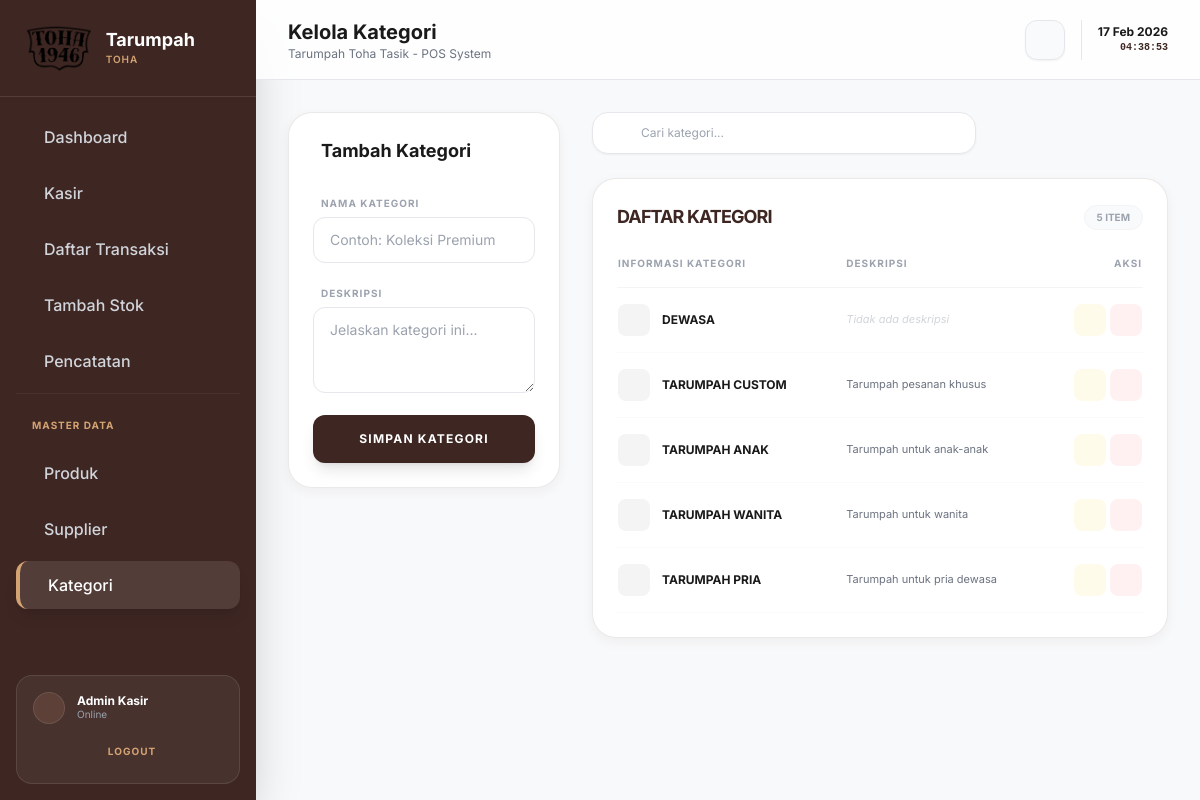
The app's page /?page=kategori with its own data.
### tables this page shows
CREATE TABLE `kategori` (
  `id_kategori` int NOT NULL,
  `nama_kategori` varchar(100) NOT NULL,
  `deskripsi` text
);

### includes/config.php (called while the page is built, shortened)
<?php
$host = "localhost";
$user = "root";
$pass = "";
$db   = "db-tarumpah-toha";
$conn = mysqli_connect($host, $user, $pass, $db);
mysqli_query($conn, "SET time_zone = '+07:00'");
function query($query) {
    global $conn;
    $result = mysqli_query($conn, $query);
    $rows = [];
    if ($result) {
        while ($row = mysqli_fetch_assoc($result)) {
            $rows[] = $row;
        }
    }
    return $rows;
}
?>

### views/kategori.php (the view, shortened to what this page needs)
<?php
$edit_data = null;
$all_categories = query("SELECT * FROM kategori ORDER BY id_kategori DESC");
?>
<div class="space-y-8">
    <div class="grid grid-cols-1 lg:grid-cols-3 gap-8">
        <div class="card-gradient rounded-3xl p-6 h-fit sticky top-28">
            <div class="flex items-center justify-between mb-6">
                <h3 class="text-lg font-bold flex items-center gap-2">
                    <?php echo $edit_data ? 'Edit Kategori' : 'Tambah Kategori'; ?>
                </h3>
            </div>
            <form method="POST" class="space-y-4">
                <div class="space-y-1">
                    <label class="text-[10px] text-gray-400 uppercase font-bold tracking-widest pl-2">Nama Kategori</label>
                    <input type="text" name="nama_kategori" required value="<?php echo $edit_data ? $edit_data['nama_kategori'] : ''; ?>" placeholder="Contoh: Koleksi Premium" class="w-full bg-white border border-gray-200 rounded-xl py-3 px-4 text-sm focus:outline-none focus:border-[#3e2723]">
                </div>
                <div class="space-y-1">
                    <label class="text-[10px] text-gray-400 uppercase font-bold tracking-widest pl-2">Deskripsi</label>
                    <textarea name="deskripsi" rows="3" class="w-full bg-white border border-gray-200 rounded-xl py-3 px-4 text-sm focus:outline-none focus:border-[#3e2723]" placeholder="Jelaskan kategori ini..."><?php echo $edit_data ? $edit_data['deskripsi'] : ''; ?></textarea>
                </div>
                <button type="submit" class="w-full btn-primary py-4 rounded-xl font-bold uppercase tracking-widest text-xs mt-2 shadow-lg">
                    <?php echo $edit_data ? 'UPDATE KATEGORI' : 'SIMPAN KATEGORI'; ?>
                </button>
            </form>
        </div>
        <div class="lg:col-span-2 space-y-6">
            <div class="relative w-full max-w-sm">
                <input type="text" id="search_kategori" placeholder="Cari kategori..." class="w-full bg-white border border-gray-200 rounded-2xl py-3 pl-12 pr-4 text-xs focus:outline-none focus:border-[#3e2723] transition-all text-[#1a1a1a] shadow-sm">
            </div>
            <div class="card-gradient rounded-3xl p-6">
                <div class="flex items-center justify-between mb-6">
                    <h3 class="text-lg font-bold uppercase tracking-tighter text-[#3e2723]">Daftar Kategori</h3>
                    <span class="text-[10px] font-bold text-gray-400 bg-gray-50 px-3 py-1 rounded-full border border-gray-100"><?php echo count($all_categories); ?> ITEM</span>
                </div>
                <div class="overflow-x-auto">
                    <table class="w-full text-left">
                        <thead>
                            <tr class="text-[10px] text-gray-400 uppercase tracking-widest border-b border-gray-100">
                                <th class="pb-4">Informasi Kategori</th>
                                <th class="pb-4">Deskripsi</th>
                                <th class="pb-4 text-right">Aksi</th>
                            </tr>
                        </thead>
                        <tbody class="text-sm">
                        <?php if(empty($all_categories)): ?>
                            <tr><td colspan="3" class="py-10 text-center text-gray-400">Belum ada kategori.</td></tr>
                        <?php else: foreach($all_categories as $k): ?>
                        <tr class="border-b border-gray-50 group hover:bg-gray-50 transition-colors">
                            <td class="py-4">
                                <div class="flex items-center gap-3">
                                    <div class="w-8 h-8 rounded-lg bg-[#3e2723]/5 flex items-center justify-center text-[#3e2723]">
                                    </div>
                                    <p class="font-bold text-[#1a1a1a] uppercase text-xs"><?php echo $k['nama_kategori']; ?></p>
                                </div>
                            </td>
                            <td class="py-4 text-gray-500 text-[11px] leading-relaxed max-w-[300px]"><?php echo $k['deskripsi'] ? $k['deskripsi'] : '<span class="italic text-gray-300">Tidak ada deskripsi</span>'; ?></td>
                            <td class="py-4 text-right">
                                <div class="flex justify-end gap-1">
                                    <a href="?page=kategori&edit=<?php echo $k['id_kategori']; ?>" title="Edit" class="w-8 h-8 rounded-lg flex items-center justify-center bg-amber-50 text-amber-600 hover:bg-amber-100 transition-colors">
                                    </a>
                                    <a href="?page=kategori&delete=<?php echo $k['id_kategori']; ?>" onclick="return confirm('Hapus kategori ini?')" title="Hapus" class="w-8 h-8 rounded-lg flex items-center justify-center bg-rose-50 text-rose-500 hover:bg-rose-100 transition-colors">
                                    </a>
                                </div>
                            </td>
                        </tr>
                        <?php endforeach; endif; ?>
                    </tbody>
                </table>
            </div>
        </div>
    </div>
</div>

### records on screen
kategori: nama_kategori "DEWASA", deskripsi "Tidak ada deskripsi"
kategori: nama_kategori "TARUMPAH CUSTOM", deskripsi "Tarumpah pesanan khusus"
kategori: nama_kategori "TARUMPAH ANAK", deskripsi "Tarumpah untuk anak-anak"
kategori: nama_kategori "TARUMPAH WANITA", deskripsi "Tarumpah untuk wanita"
kategori: nama_kategori "TARUMPAH PRIA", deskripsi "Tarumpah untuk pria dewasa"

### other values on screen
$title "Kelola Kategori"
count($all_categories) "5"
